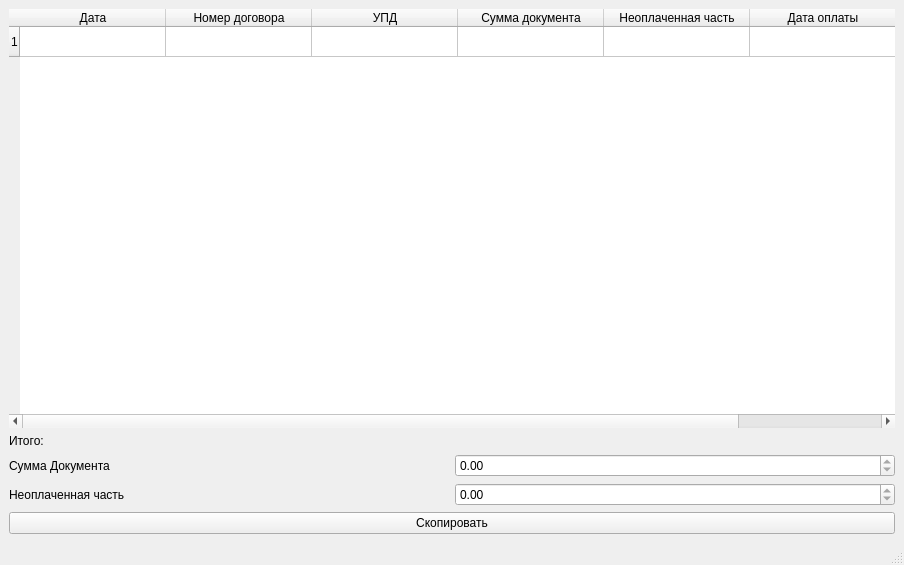
<?xml version="1.0" encoding="UTF-8"?>
<ui version="4.0">
 <class>MainWindow</class>
 <widget class="QMainWindow" name="MainWindow">
  <property name="geometry">
   <rect>
    <x>0</x>
    <y>0</y>
    <width>904</width>
    <height>565</height>
   </rect>
  </property>
  <property name="windowTitle">
   <string>MainWindow</string>
  </property>
  <widget class="QWidget" name="centralwidget">
   <layout class="QGridLayout" name="gridLayout">
    <item row="0" column="0" colspan="2">
     <widget class="QTableWidget" name="tableWidget">
      <property name="frameShape">
       <enum>QFrame::NoFrame</enum>
      </property>
      <property name="frameShadow">
       <enum>QFrame::Sunken</enum>
      </property>
      <property name="lineWidth">
       <number>1</number>
      </property>
      <property name="midLineWidth">
       <number>0</number>
      </property>
      <property name="dragEnabled">
       <bool>true</bool>
      </property>
      <property name="dragDropMode">
       <enum>QAbstractItemView::DragDrop</enum>
      </property>
      <property name="sortingEnabled">
       <bool>true</bool>
      </property>
      <property name="wordWrap">
       <bool>false</bool>
      </property>
      <property name="rowCount">
       <number>1</number>
      </property>
      <attribute name="horizontalHeaderVisible">
       <bool>true</bool>
      </attribute>
      <attribute name="horizontalHeaderCascadingSectionResizes">
       <bool>true</bool>
      </attribute>
      <attribute name="horizontalHeaderMinimumSectionSize">
       <number>56</number>
      </attribute>
      <attribute name="horizontalHeaderDefaultSectionSize">
       <number>146</number>
      </attribute>
      <attribute name="horizontalHeaderHighlightSections">
       <bool>true</bool>
      </attribute>
      <attribute name="verticalHeaderMinimumSectionSize">
       <number>22</number>
      </attribute>
      <row/>
      <column>
       <property name="text">
        <string>Дата</string>
       </property>
      </column>
      <column>
       <property name="text">
        <string>Номер договора</string>
       </property>
      </column>
      <column>
       <property name="text">
        <string>УПД</string>
       </property>
      </column>
      <column>
       <property name="text">
        <string>Сумма документа</string>
       </property>
      </column>
      <column>
       <property name="text">
        <string>Неоплаченная часть</string>
       </property>
      </column>
      <column>
       <property name="text">
        <string>Дата оплаты</string>
       </property>
      </column>
     </widget>
    </item>
    <item row="2" column="0">
     <widget class="QLabel" name="label_2">
      <property name="text">
       <string>Сумма Документа</string>
      </property>
     </widget>
    </item>
    <item row="4" column="0" colspan="2">
     <widget class="QPushButton" name="pushButton">
      <property name="styleSheet">
       <string notr="true"/>
      </property>
      <property name="text">
       <string>Скопировать</string>
      </property>
     </widget>
    </item>
    <item row="3" column="0">
     <widget class="QLabel" name="label_3">
      <property name="text">
       <string>Неоплаченная часть</string>
      </property>
     </widget>
    </item>
    <item row="2" column="1">
     <widget class="QDoubleSpinBox" name="doubleSpinBox">
      <property name="readOnly">
       <bool>true</bool>
      </property>
     </widget>
    </item>
    <item row="3" column="1">
     <widget class="QDoubleSpinBox" name="doubleSpinBox_2">
      <property name="readOnly">
       <bool>true</bool>
      </property>
     </widget>
    </item>
    <item row="1" column="0" colspan="2">
     <widget class="QLabel" name="label">
      <property name="text">
       <string>Итого:</string>
      </property>
     </widget>
    </item>
   </layout>
  </widget>
  <widget class="QMenuBar" name="menubar">
   <property name="geometry">
    <rect>
     <x>0</x>
     <y>0</y>
     <width>904</width>
     <height>23</height>
    </rect>
   </property>
  </widget>
  <widget class="QStatusBar" name="statusbar"/>
 </widget>
 <resources/>
 <connections/>
</ui>
